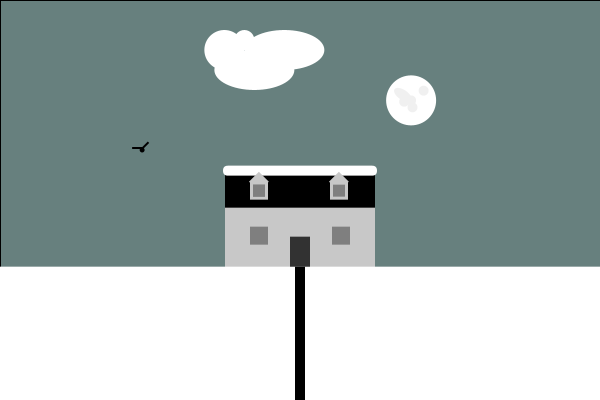
Frame 1 (no input)
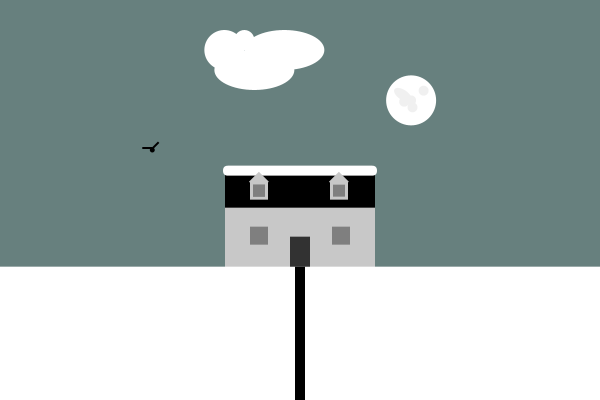
Frame 60 (the mouse pressed at the canvas centre just before this capture)
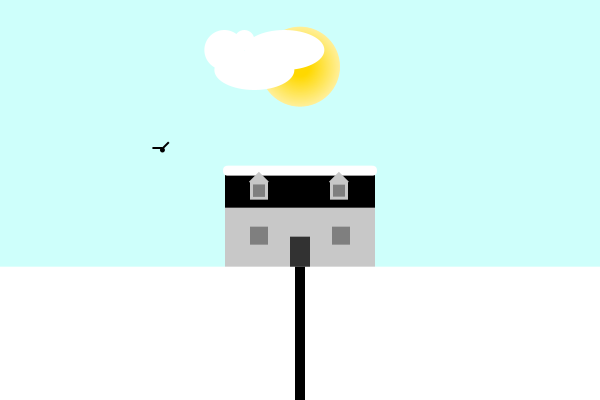
Frame 120 (the mouse held since frame 60 and released just before this capture)

The Processing sketch that drew these frames (run headless with seeded random() and noise(); from frame 60 on, the mouse is pressed at the canvas centre):

// Processing sketch: processing_122617
// ── processing_122617.pde

float x;
float counter;
void setup(){
  size(600,400);

}

void draw()
{
  background(206,255,251);
 float sec = map(second(), 0, 59, 0, 599);
 float min = map(minute(), 0, 59, 0, 599);
 float mx = map(mouseX, 0, 600, 0, 360);
 float z = map(hour(), 0, 23, 0, 270-11.25);
 float s = map(hour(), 0, 23, 0, 540-22.5);
 float e = map(hour(), 0, 23, 0, 345);
 float x=e;

 if(mousePressed){
   x=mx;
 }
if(x<0){
   x=0;
 }else if(x>360){
   x=360;
 }
   
pushMatrix();//--------------------------------Himmel
fill(206,255,251);
rect(0,0,width,height);
if(mousePressed){
  if((x>=75&&x<=100)||(x>=255&&x<=280)){
 
  colorMode(HSB,360,100,100);
  fill(50,40,97,255);
  rect(0,0,width,height);
  translate(0,height/1.5);


  for (int k=25; k<97; k+=1){
    float f=97-k;
    colorMode(HSB,360,100,100);
    fill(30,k,97);
    noStroke();
    rect(0,-f,width,height/2);
    colorMode(RGB,255,255,255);
  }
  
  }else if(x<75||x>280){
 
  fill(0,127);
  noStroke();
rect(0,0,width,height);
  }else if((x>100&&x<255)) {
 
fill(206,255,251);
rect(0,0,width,height);
}
}else{
if(hour()==8||hour()==16){
 
colorMode(HSB,360,100,100);
fill(50,40,97,255);
rect(0,0,width,height);
translate(0,height/1.5);


for (int k=25; k<97; k+=1){
    float f=97-k;
    colorMode(HSB,360,100,100);
  fill(30,k,97);
  noStroke();
  rect(0,-f,width,height/2);
  colorMode(RGB,255,255,255);
  }
  

}else if(hour()<8||hour()>16){
  fill(0,127);
  noStroke();
rect(0,0,width,height);


}else if((hour()>8&&hour()<16)) {
 
fill(206,255,251);
rect(0,0,width,height);
}
}
popMatrix();



pushMatrix();//----------------------------Mond
translate(width/2,height/1.5);
if (mousePressed){
   rotate(radians(x));
   } else {
     if(hour()<=8){
   rotate(radians(z));
     }else{
       rotate(radians(z+90));
     }
   }
translate(0,-200);
noStroke();
fill(255);
ellipse(0,0,50,50);
fill(240);
ellipse(0,0,10,10);
ellipse(5,5,10,10);
ellipse(-10,0,20,10);
ellipse(-5,5,10,10);
ellipse(5,-15,10,10);
popMatrix();

pushMatrix(); //------------------------sonne
translate(width/2,height/1.5);
rotate(radians(90));
if (mousePressed){
   rotate(radians(x+90));
   } else {
     if(hour()==0){
       rotate(radians(90));
     }else if(hour()<=16){
   rotate(radians(s));
     }else{
       rotate(radians(90));
     }
   }
translate(0,-200);
for (int k=80; k>10; k-=1){
  float f=k-120;
  colorMode(HSB,360,100,100);
  fill(51,-f,100);
  ellipse(0,0,k,k);
  }
  colorMode(RGB,255,255,255);
popMatrix();

pushMatrix();//----------------------------haus
translate(width/2,height/1.5);
noStroke();

fill(0);
rect(-75,-99,150,41);

fill(255);
rect(-77,-101,154,10,10);

fill(200);
translate(-51,-85);
rotate(radians(-45));
rect(0,0,14,14);
rotate(radians(45));
translate(51,85);
translate(29,-85);
rotate(radians(-45));
rect(0,0,14,14);
rotate(radians(45));
translate(-29,85);
rect(30,-85,18,18);
rect(-50,-85,18,18);
rect(-75,-59,150,60);

if(mousePressed){
  if(x>270&&x<340){
  fill(#F0E73C);
  }else{
  fill(127);
}
}else{
  if((hour()>16&&hour()<22)){
  fill(#F0E73C);
  }else{
  fill(127);
}
}

rect(33,-82,12,12);
rect(-50,-40,18,18);
rect(32,-40,18,18);
rect(-47,-82,12,12);

if(mousePressed){
  if(x>=340||x<15){
  float b = map(sin(counter),-1,1,0,360);
  colorMode(HSB,360,100,100);
  fill(b,100,100);
  counter += 0.1;
  colorMode(RGB,255,255,255);
  }
}
else{
  if(hour()>=22||hour()<1){
  float b = map(sin(counter),-1,1,0,360);
  colorMode(HSB,360,100,100);
  fill(b,100,100);
  counter += 0.1;
  colorMode(RGB,255,255,255); 
  }
}

rect(-47,-82,12,12);

fill(255);
rect(-width/2,0,width,height/2);
fill(50);
rect(-10,-30,20,30);

fill(0);
rect(-5,0,10,height/2);
popMatrix();

pushMatrix();//---------------wolke
translate(600-min,50);
fill(255);
noStroke();
ellipse(0,0,40,40);
ellipse(60,0,80,40);
ellipse(30,20,80,40);
ellipse(20,-10,20,20);
popMatrix();

pushMatrix();
translate(sec,150);//------------------Vogel
fill(0);
rotate(radians(-45));
rect(0,-2,10,2);
rotate(radians(45));
rect(-10,-3,10,2);
ellipse(0,0,5,5);
popMatrix();


}
